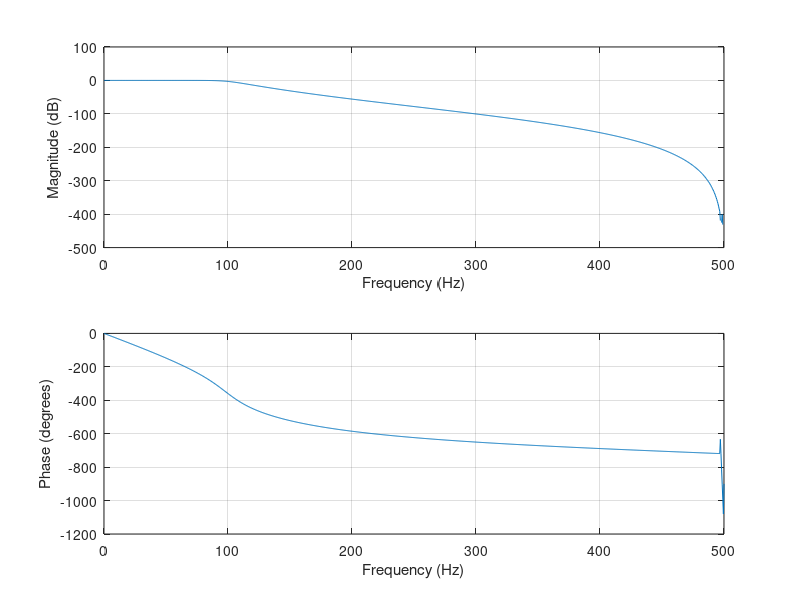

MATLAB code to generate this figure:
clear all, close all;
pkg load signal;

fs = 1000; fg = 100;
N=4 % Number of biquads
[B, A] = butter(N*2, fg/(fs/2));
[sos, G] = tf2sos(B, A);

freqz(B, A, 1024, fs);

% Redistribute gain evenly among numerator coefficients
num_stages = length(sos(:,1));
gain_per_stage = G^(1/num_stages);
sos(:,1:3) *= gain_per_stage;

% Determine maximum Q format to fit into a signed 16-bit integer (2^15)
largest_coeff = max(max(abs(sos)));
Q = floor(log2(2^15/largest_coeff))
% Print output as C code
sos_q = round(sos*2^Q);
for n = 1:length(sos_q(:,1))
    printf("    { %7d, %7d, %7d, %7d, %7d },\n",
        sos_q(n,1), sos_q(n,2), sos_q(n,3), sos_q(n,5), sos_q(n,6));
endfor

% Example of filtering a cosine
%t = linspace(0, 0.3, fs*0.3);
%f = 5;
%x = cos(2*pi*t*f);
%y = sosfilt(sos, x);
%plot(t, x, '-o', t, y, '-o');
